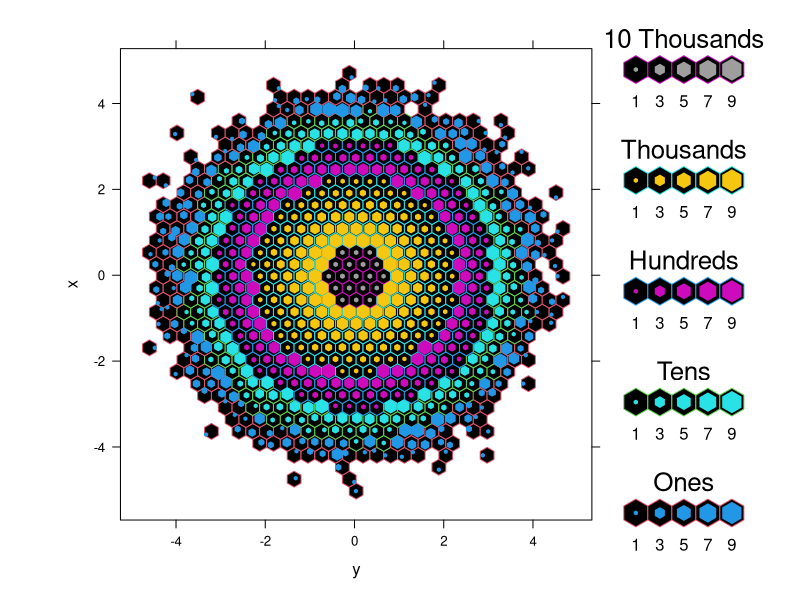
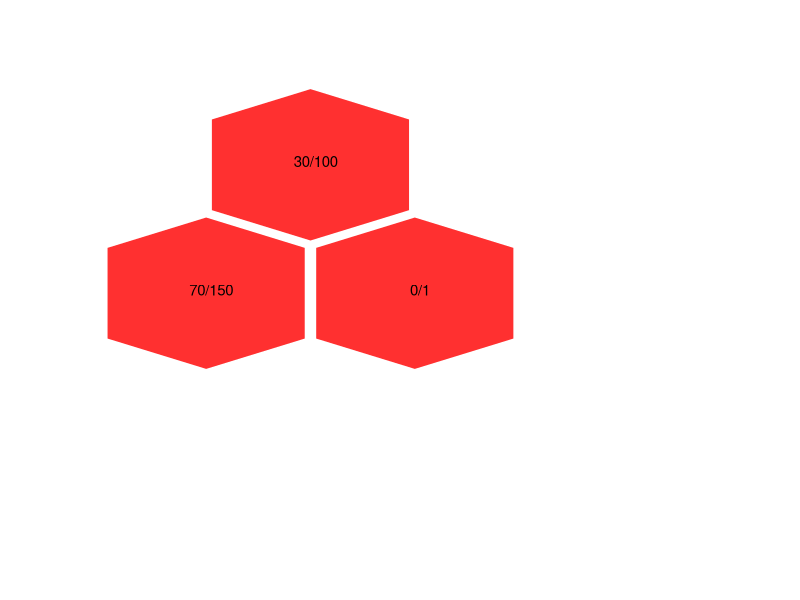
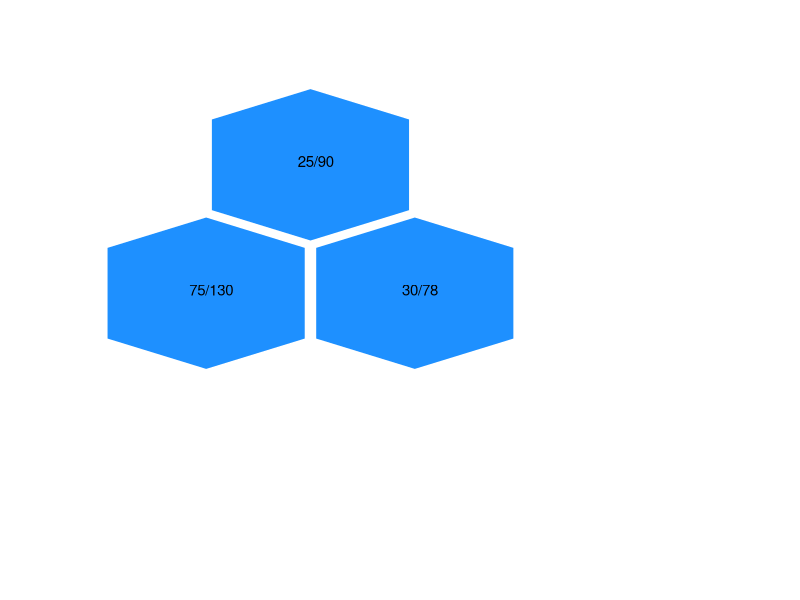
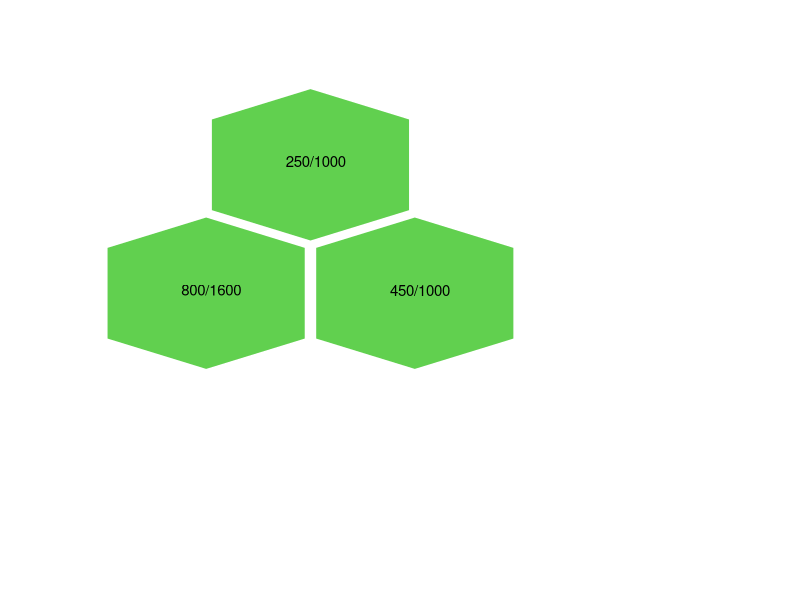
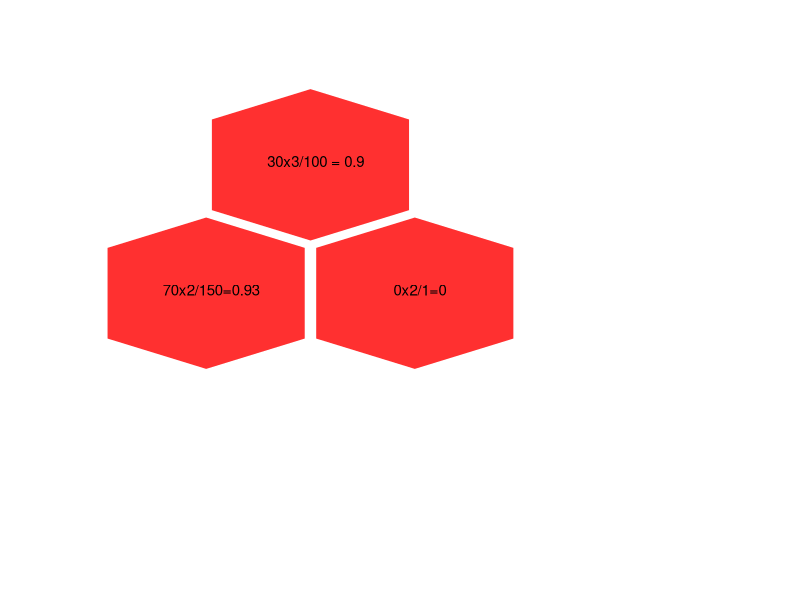
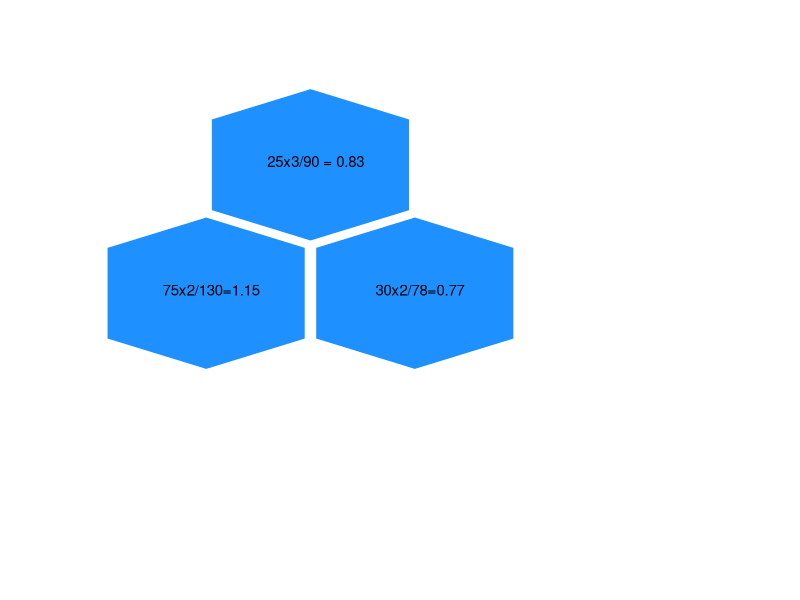
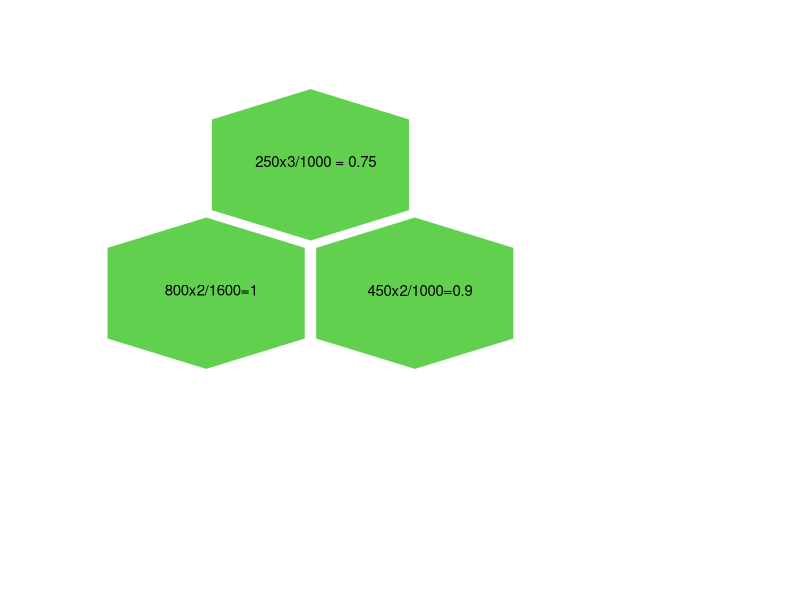
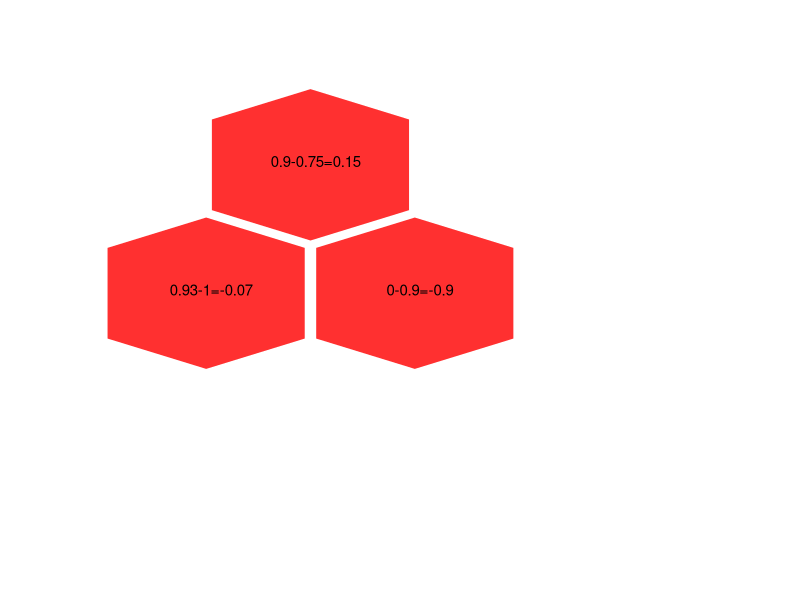

Here is the R script that generated these plots, in order:
library(hexbin)
library(lattice)
x <- rnorm(1e6)
y <- rnorm(1e6)
hexbinplot(x ~ y, aspect = 1, bins=50, 
           #xlab = expression(alpha), ylab = expression(beta), 
           style = "nested.centroids",
           panel = function(...) {
             panel.hexbinplot(...)
           })



#########
#Function to plot
library(plotrix)
hexmap <- function(xcor,ycor,colval, label, title){
  plot(min(c(xcor,ycor)):(max(c(xcor,ycor))+1),min(c(xcor,ycor)):(max(c(xcor,ycor))+1), type="n", frame.plot=F, xaxt="n", yaxt="n", xlab="", ylab="", main = title)
  data <- data.frame(xcor,ycor)
  apply(data, 1, function(zone) hexagon(zone[1],zone[2],col=colval, unitcell=0.95,border="white"))
  text(xcor+ 0.5,ycor + 0.5,labels=label, cex=0.9)
}
#Attacking away team +  - -
dataAtackA <- data.frame(where = c( "30/100", "70/150", "0/1"), x = c(2.5, 2.0, 3.0), y = c(4,3,3), colour = c(3))
hexmap(dataAtackA$x,dataAtackA$y,"firebrick1", dataAtackA$where, NULL)
#Defending home team + - +
dataAtackB <- data.frame(where = c( "25/90", "75/130", "30/78"), x = c(2.5, 2.0, 3.0), y = c(4,3,3), colour = c(1))
hexmap(dataAtackB$x,dataAtackB$y,"dodgerblue1", dataAtackB$where, NULL)

#Average NBA
dataAtackC <- data.frame(where = c( "250/1000", "800/1600", "450/1000"), x = c(2.5, 2.0, 3.0), y = c(4,3,3), colour = c(1))
hexmap(dataAtackC$x,dataAtackC$y,3, dataAtackC$where, NULL)

#####Points per shot


#Attacking away team +  - -
dataAtackA <- data.frame(where = c( "30x3/100 = 0.9", "70x2/150=0.93", "0x2/1=0"), x = c(2.5, 2.0, 3.0), y = c(4,3,3), colour = c(3))
hexmap(dataAtackA$x,dataAtackA$y,"firebrick1", dataAtackA$where, NULL)
#Defending home team + - +
dataAtackB <- data.frame(where = c( "25x3/90 = 0.83", "75x2/130=1.15", "30x2/78=0.77"), x = c(2.5, 2.0, 3.0), y = c(4,3,3), colour = c(1))
hexmap(dataAtackB$x,dataAtackB$y,"dodgerblue1", dataAtackB$where, NULL)

#Average NBA
dataAtackC <- data.frame(where = c( "250x3/1000 = 0.75", "800x2/1600=1", "450x2/1000=0.9"), x = c(2.5, 2.0, 3.0), y = c(4,3,3), colour = c(1))
hexmap(dataAtackC$x,dataAtackC$y,3, dataAtackC$where, NULL)

#######Points over average

#Attacking away team +  - -
dataAtackA <- data.frame(where = c( "0.9-0.75=0.15", "0.93-1=-0.07", "0-0.9=-0.9"), x = c(2.5, 2.0, 3.0), y = c(4,3,3), colour = c(3))
hexmap(dataAtackA$x,dataAtackA$y,"firebrick1", dataAtackA$where, NULL)
#Defending home team + - +
dataAtackB <- data.frame(where = c( "0.83-0.75 \n =0.08", "1.15-0.15=1", "0.77-0.9=-0.13"), x = c(2.5, 2.0, 3.0), y = c(4,3,3), colour = c(1))
hexmap(dataAtackB$x,dataAtackB$y,"dodgerblue1", dataAtackB$where, NULL)


######Avobe Average PPS (AAPPS)

dataAtackA <- data.frame(where = c( "0.15+0.08=0.23", "-0.07+1=0.93", "-0.9+-0.13=-1.03"), x = c(2.5, 2.0, 3.0), y = c(4,3,3), colour = c(3))
hexmap(dataAtackA$x,dataAtackA$y,"firebrick1", dataAtackA$where, NULL)





hexmap2 <- function(xcor,ycor,colval, label, title){
  plot(min(c(xcor,ycor)):(max(c(xcor,ycor))+1),min(c(xcor,ycor)):(max(c(xcor,ycor))+1), type="n", frame.plot=F, xaxt="n", yaxt="n", xlab="", ylab="", main = title)
  data <- data.frame(xcor,ycor)
  apply(data, 1, function(zone) hexagon(zone[1],zone[2],col=colval, unitcell=0.95,border="white"))
  text(xcor+ 0.5,ycor + 0.5,labels=label, cex=0.7)
  text(3.7, 4.5, "3point")
}

